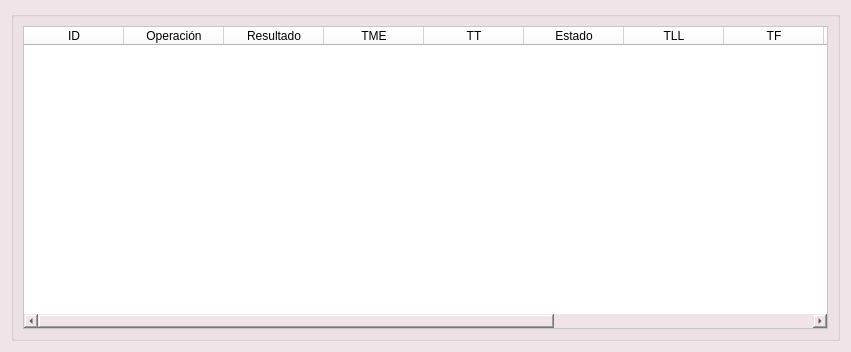
<?xml version="1.0" encoding="UTF-8"?>
<ui version="4.0">
 <class>TimeDialog</class>
 <widget class="QDialog" name="TimeDialog">
  <property name="geometry">
   <rect>
    <x>0</x>
    <y>0</y>
    <width>851</width>
    <height>352</height>
   </rect>
  </property>
  <property name="windowTitle">
   <string>Tiempos de procesos</string>
  </property>
  <property name="styleSheet">
   <string notr="true">background-color: #f1e4e8;</string>
  </property>
  <layout class="QGridLayout" name="gridLayout_4">
   <item row="0" column="0">
    <widget class="QGroupBox" name="groupBox">
     <property name="title">
      <string/>
     </property>
     <layout class="QGridLayout" name="gridLayout">
      <item row="0" column="0">
       <widget class="QTableWidget" name="tiempos_tableWidget">
        <property name="styleSheet">
         <string notr="true">background-color: white;</string>
        </property>
        <column>
         <property name="text">
          <string>ID</string>
         </property>
        </column>
        <column>
         <property name="text">
          <string>Operación</string>
         </property>
        </column>
        <column>
         <property name="text">
          <string>Resultado</string>
         </property>
        </column>
        <column>
         <property name="text">
          <string>TME</string>
         </property>
        </column>
        <column>
         <property name="text">
          <string>TT</string>
         </property>
        </column>
        <column>
         <property name="text">
          <string>Estado</string>
         </property>
        </column>
        <column>
         <property name="text">
          <string>TLL</string>
         </property>
        </column>
        <column>
         <property name="text">
          <string>TF</string>
         </property>
        </column>
        <column>
         <property name="text">
          <string>TRET</string>
         </property>
        </column>
        <column>
         <property name="text">
          <string>TRES</string>
         </property>
        </column>
        <column>
         <property name="text">
          <string>TE</string>
         </property>
        </column>
        <column>
         <property name="text">
          <string>TS</string>
         </property>
        </column>
       </widget>
      </item>
     </layout>
    </widget>
   </item>
  </layout>
 </widget>
 <resources/>
 <connections/>
</ui>
